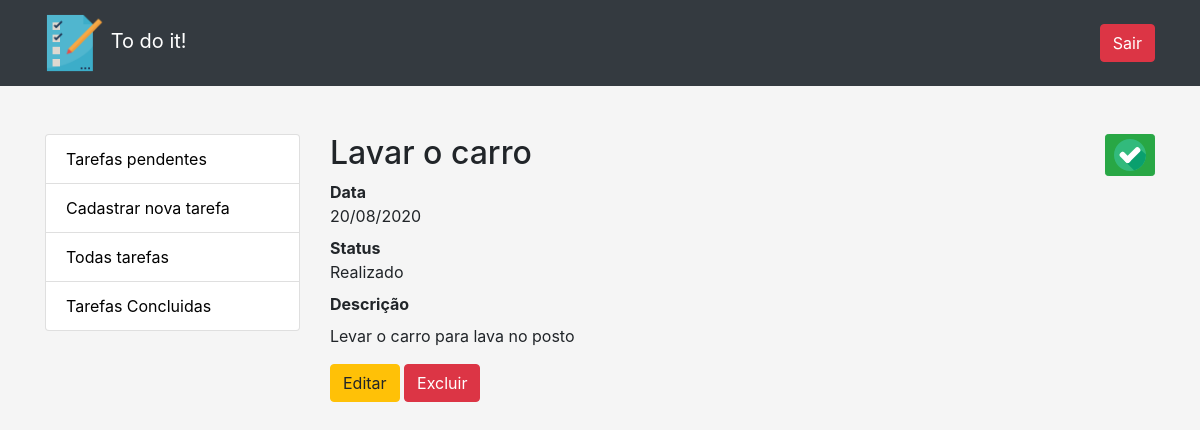
The app's page /ToDoList/tarefas/show.php?id=1 (signed in) with its own data.
### tables this page shows
CREATE TABLE `tarefas` (
  `id` int NOT NULL AUTO_INCREMENT,
  `id_status` int NOT NULL DEFAULT '1',
  `titulo` varchar(50) NOT NULL,
  `data_real` date NOT NULL,
  `descricao` mediumtext,
  PRIMARY KEY (`id`),
  KEY `id_status` (`id_status`),
  CONSTRAINT `tarefas_ibfk_1` FOREIGN KEY (`id_status`) REFERENCES `status` (`id`)
);

CREATE TABLE `status` (
  `id` int NOT NULL AUTO_INCREMENT,
  `status` varchar(25) NOT NULL,
  PRIMARY KEY (`id`)
);

### ToDoList/src/dao/tarefaDAO.php (called while the page is built, shortened)
<?php
    class TarefaDao{
        public static function getStatusName($id){
            $con = ConnectionFactory::getConnection();
            $stmt = $con->prepare("SELECT tarefas.id,tarefas.id_status, tarefas.titulo,tarefas.data_real,tarefas.descricao,status.status FROM tarefas INNER JOIN status WHERE tarefas.id_status = status.id AND tarefas.id = :id;");
            $stmt->bindParam(':id',$id,PDO::PARAM_INT);
            $stmt->execute();
            return $stmt;
        }
        public static function getById($id){
            $con = ConnectionFactory::getConnection();
            $stmt = $con->prepare("SELECT * FROM tarefas WHERE id = :id");
            $stmt->bindParam(':id',$id,PDO::PARAM_INT);
            $stmt->execute();
            return $stmt;
        }
    }
?>

### ToDoList/tarefas/show.php (the view, shortened to what this page needs)
<?php
    require_once($_SERVER['DOCUMENT_ROOT'] . '/src/dao/tarefaDAO.php');
    $id = $_GET['id'];
    $stmt_tar = TarefaDao::getById($id);
    $tarefa = $stmt_tar->fetch(PDO::FETCH_OBJ);
    $stmt_status = TarefaDao::getStatusName($id);
    $status_tarefa = $stmt_status->fetch(PDO::FETCH_OBJ);
    $data = strtotime($tarefa->data_real);
    $format_data = date("d/m/Y",$data);
?>
<!DOCTYPE html>
<html lang="pt-BR">
<head>
    <?php include("../partials/_head.php") ?>
</head>
<body>
    <?php include("../partials/_header.php") ?>
    <section id="content">
        <div class="container">
            <div class="row">
                <?php include("../partials/_sidebar.php") ?>
                <div class="col-md-9 show-tarefas">
                    <h2 class="pt-5"><?= $tarefa->titulo ?>
                        <a href="/tarefas/marcarcomofeita.php?id=<?=$tarefa->id ?>" class="btn btn-success btn-sm float-right">
                        <img src="/img/verificado.png"  class="d-inline-block align-top" onclick="return confirm('Realmente deseja marcar como concluida?')" title="Marcar como concluida!" alt="Marcar como concluido">
                        </a>
                    </h2>
                    <dl>
                        <dt>Data</dt>
                        <dd><?= $format_data ?></dd>
                        <dt>Status</dt>
                        <dd><?= $status_tarefa->status ?></dd>
                        <dt>Descrição</dt>
                        <dd>
                            <?php if ($tarefa->descricao) : ?>
                                <dd class="card-text"><?= $tarefa->descricao ?></dd>
                            <?php else : ?>
                                <dd class="card-text  pt-3">Descrição não adicionada nesta tarefa</dd>
                            <?php endif ?>
                        </dd>
                    </dl>
                    <a href="/tarefas/edit.php?id=<?= $tarefa->id ?>" class="btn btn-warning ">Editar</a>
                    <a href="/tarefas/destroy.php?id=<?= $tarefa->id ?>" class="btn btn-danger " onclick="return confirm('Realmente deseja exlcuir a tarefa: <?= $tarefa->titulo ?>')" >Excluir</a>
                </div>
    </section>
</body>
</html>

### ToDoList/css/style.css (style rules this page uses)
* { margin:0; padding: 0; }
body { background-color: whitesmoke; }

### records on screen
tarefas: titulo "Lavar o carro", data_real "20/08/2020", id_status.status "Realizado", descricao "Levar o carro para lava no posto"
